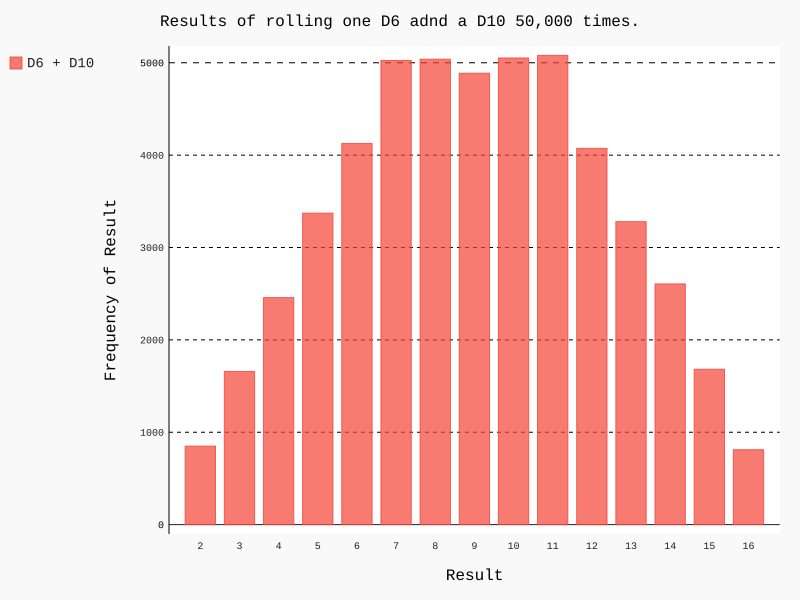

This figure's Python source:
import pygal
from die import Die

#crie dois dados D6
die_1 = Die()
die_2 = Die(10)

#faz alguns lançamentos e armazena os resultados em lista
results = []

for roll_num in range(50000):
    result = die_1.roll() + die_2.roll()
    results.append(result)

#analisa os resultados

frequencies = []

max_result = die_1.num_sides + die_2.num_sides

for value in range(2, max_result+1):
    frequency = results.count(value)
    frequencies.append(frequency)


#visualiza os resultados
hist = pygal.Bar()
hist.title = "Results of rolling one D6 adnd a D10 50,000 times."
hist.x_labels = ['2', '3', '4', '5', '6', '7', '8', '9', '10', '11', '12', '13', '14', '15', '16']
hist.x_title = "Result"
hist.y_title = "Frequency of Result"
hist.add('D6 + D10', frequencies)
hist.render_to_file('different_dice.svg')
